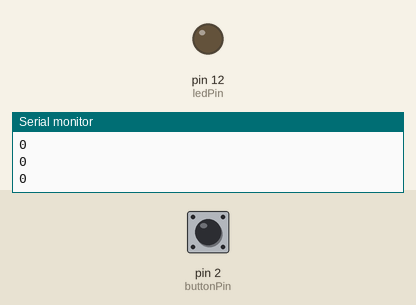
Simulated run of this sketch. Board: Arduino Uno, built with avr-gcc and run on an emulated ATmega328P. Shown: output pins drawn as LEDs (lit = HIGH), the last lines printed to the serial monitor. The inputs (shaded band) are chosen by the test bench; at power-on: pin 2 (buttonPin) LOW.

Above: at 1.8 s.
1.9 s: pin 2 (buttonPin) pulled HIGH for 0.6 s
At 2.3 s:
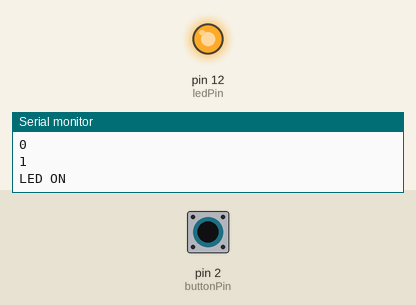
4.0 s: pin 2 (buttonPin) pulled HIGH for 3.2 s
At 8.9 s:
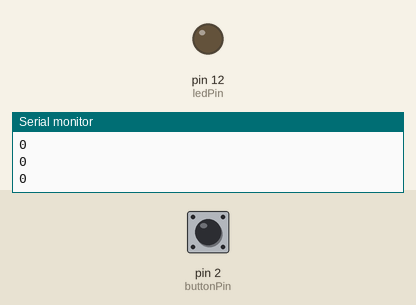
Timing chart, 0 to 10.4 s (numbered marks = the images above; inputs shaded):
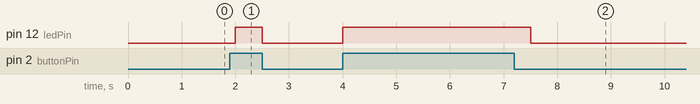

Measured:
- after the input at 1.9 s, pin 12 (ledPin): LOW → HIGH after 0.10 s, → LOW 0.50 s later
- after the input at 4.0 s, pin 12 (ledPin): LOW → HIGH at once, → LOW 3.5 s later

The sketch:

pullup_serial.ino
```cpp
const int ledPin=12;
const int buttonPin=2;

int buttonState =0;


void setup() {

  pinMode(ledPin, OUTPUT);
  pinMode(buttonPin, INPUT);
  Serial.begin(9600);
}

void loop() {
  buttonState = digitalRead(buttonPin);
  Serial.println(buttonState);
  if(buttonState == HIGH){
   digitalWrite(ledPin, HIGH);
   Serial.println("LED ON");
    delay(500);

  } else {
    digitalWrite(ledPin, LOW);
    delay(500);
  }


//  digitalWrite(ledPin, HIGH);
//  delay(500);

// digitalWrite(ledPin, LOW);
//  delay(500);
}
```
